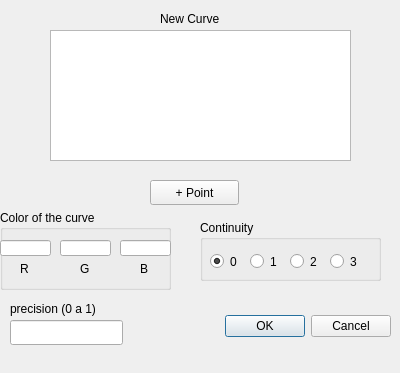
<?xml version="1.0" encoding="UTF-8"?>
<ui version="4.0">
 <class>Dialog</class>
 <widget class="QDialog" name="Dialog">
  <property name="geometry">
   <rect>
    <x>0</x>
    <y>0</y>
    <width>400</width>
    <height>373</height>
   </rect>
  </property>
  <property name="windowTitle">
   <string>Dialog</string>
  </property>
  <widget class="QDialogButtonBox" name="buttonBox">
   <property name="geometry">
    <rect>
     <x>220</x>
     <y>310</y>
     <width>171</width>
     <height>32</height>
    </rect>
   </property>
   <property name="orientation">
    <enum>Qt::Horizontal</enum>
   </property>
   <property name="standardButtons">
    <set>QDialogButtonBox::Cancel|QDialogButtonBox::Ok</set>
   </property>
  </widget>
  <widget class="QLabel" name="label">
   <property name="geometry">
    <rect>
     <x>160</x>
     <y>10</y>
     <width>131</width>
     <height>17</height>
    </rect>
   </property>
   <property name="text">
    <string>New Curve</string>
   </property>
  </widget>
  <widget class="QListWidget" name="point_list">
   <property name="geometry">
    <rect>
     <x>50</x>
     <y>30</y>
     <width>301</width>
     <height>131</height>
    </rect>
   </property>
  </widget>
  <widget class="QGroupBox" name="groupBox">
   <property name="geometry">
    <rect>
     <x>0</x>
     <y>210</y>
     <width>171</width>
     <height>80</height>
    </rect>
   </property>
   <property name="title">
    <string>Color of the curve</string>
   </property>
   <widget class="QLineEdit" name="rValue">
    <property name="geometry">
     <rect>
      <x>0</x>
      <y>30</y>
      <width>51</width>
      <height>16</height>
     </rect>
    </property>
   </widget>
   <widget class="QLineEdit" name="gValue">
    <property name="geometry">
     <rect>
      <x>60</x>
      <y>30</y>
      <width>51</width>
      <height>16</height>
     </rect>
    </property>
   </widget>
   <widget class="QLineEdit" name="bValue">
    <property name="geometry">
     <rect>
      <x>120</x>
      <y>30</y>
      <width>51</width>
      <height>16</height>
     </rect>
    </property>
   </widget>
   <widget class="QLabel" name="label_9">
    <property name="geometry">
     <rect>
      <x>20</x>
      <y>50</y>
      <width>16</width>
      <height>17</height>
     </rect>
    </property>
    <property name="text">
     <string>R</string>
    </property>
   </widget>
   <widget class="QLabel" name="label_8">
    <property name="geometry">
     <rect>
      <x>80</x>
      <y>50</y>
      <width>16</width>
      <height>17</height>
     </rect>
    </property>
    <property name="text">
     <string>G</string>
    </property>
   </widget>
   <widget class="QLabel" name="label_10">
    <property name="geometry">
     <rect>
      <x>140</x>
      <y>50</y>
      <width>16</width>
      <height>17</height>
     </rect>
    </property>
    <property name="text">
     <string>B</string>
    </property>
   </widget>
  </widget>
  <widget class="QGroupBox" name="groupBox_2">
   <property name="geometry">
    <rect>
     <x>200</x>
     <y>220</y>
     <width>181</width>
     <height>61</height>
    </rect>
   </property>
   <property name="title">
    <string>Continuity</string>
   </property>
   <widget class="QRadioButton" name="c0">
    <property name="geometry">
     <rect>
      <x>10</x>
      <y>30</y>
      <width>31</width>
      <height>23</height>
     </rect>
    </property>
    <property name="text">
     <string>0</string>
    </property>
    <property name="checked">
     <bool>true</bool>
    </property>
   </widget>
   <widget class="QRadioButton" name="c1">
    <property name="geometry">
     <rect>
      <x>50</x>
      <y>30</y>
      <width>31</width>
      <height>23</height>
     </rect>
    </property>
    <property name="text">
     <string>1</string>
    </property>
   </widget>
   <widget class="QRadioButton" name="c2">
    <property name="geometry">
     <rect>
      <x>90</x>
      <y>30</y>
      <width>31</width>
      <height>23</height>
     </rect>
    </property>
    <property name="text">
     <string>2</string>
    </property>
   </widget>
   <widget class="QRadioButton" name="c3">
    <property name="geometry">
     <rect>
      <x>130</x>
      <y>30</y>
      <width>31</width>
      <height>23</height>
     </rect>
    </property>
    <property name="text">
     <string>3</string>
    </property>
   </widget>
  </widget>
  <widget class="QLineEdit" name="precision">
   <property name="geometry">
    <rect>
     <x>10</x>
     <y>320</y>
     <width>113</width>
     <height>25</height>
    </rect>
   </property>
  </widget>
  <widget class="QLabel" name="label_2">
   <property name="geometry">
    <rect>
     <x>10</x>
     <y>300</y>
     <width>111</width>
     <height>17</height>
    </rect>
   </property>
   <property name="text">
    <string>precision (0 a 1)</string>
   </property>
  </widget>
  <widget class="QPushButton" name="point">
   <property name="geometry">
    <rect>
     <x>150</x>
     <y>180</y>
     <width>89</width>
     <height>25</height>
    </rect>
   </property>
   <property name="text">
    <string>+ Point</string>
   </property>
  </widget>
 </widget>
 <resources/>
 <connections>
  <connection>
   <sender>buttonBox</sender>
   <signal>accepted()</signal>
   <receiver>Dialog</receiver>
   <slot>accept()</slot>
   <hints>
    <hint type="sourcelabel">
     <x>248</x>
     <y>254</y>
    </hint>
    <hint type="destinationlabel">
     <x>157</x>
     <y>274</y>
    </hint>
   </hints>
  </connection>
  <connection>
   <sender>buttonBox</sender>
   <signal>rejected()</signal>
   <receiver>Dialog</receiver>
   <slot>reject()</slot>
   <hints>
    <hint type="sourcelabel">
     <x>316</x>
     <y>260</y>
    </hint>
    <hint type="destinationlabel">
     <x>286</x>
     <y>274</y>
    </hint>
   </hints>
  </connection>
 </connections>
</ui>
